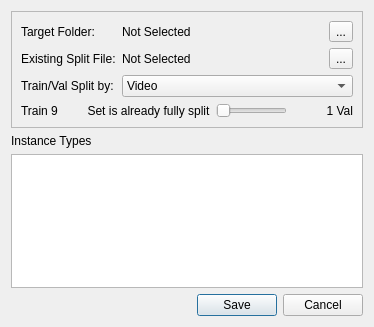
<?xml version="1.0" encoding="UTF-8"?>
<ui version="4.0">
 <class>DYOLOExport</class>
 <widget class="QDialog" name="DYOLOExport">
  <property name="geometry">
   <rect>
    <x>0</x>
    <y>0</y>
    <width>374</width>
    <height>327</height>
   </rect>
  </property>
  <property name="windowTitle">
   <string>Export YOLO Dataset</string>
  </property>
  <layout class="QVBoxLayout" name="verticalLayout">
   <item>
    <widget class="QFrame" name="frame">
     <property name="frameShape">
      <enum>QFrame::StyledPanel</enum>
     </property>
     <property name="frameShadow">
      <enum>QFrame::Raised</enum>
     </property>
     <layout class="QFormLayout" name="formLayout">
      <item row="0" column="0">
       <widget class="QLabel" name="label">
        <property name="text">
         <string>Target Folder:</string>
        </property>
       </widget>
      </item>
      <item row="0" column="1">
       <widget class="QFrame" name="frame_2">
        <property name="frameShape">
         <enum>QFrame::NoFrame</enum>
        </property>
        <property name="frameShadow">
         <enum>QFrame::Raised</enum>
        </property>
        <layout class="QHBoxLayout" name="horizontalLayout">
         <property name="spacing">
          <number>0</number>
         </property>
         <property name="leftMargin">
          <number>0</number>
         </property>
         <property name="topMargin">
          <number>0</number>
         </property>
         <property name="rightMargin">
          <number>0</number>
         </property>
         <property name="bottomMargin">
          <number>0</number>
         </property>
         <item>
          <widget class="QLabel" name="lbl_target_folder">
           <property name="text">
            <string>Not Selected</string>
           </property>
          </widget>
         </item>
         <item>
          <widget class="QToolButton" name="btn_select_target_folder">
           <property name="text">
            <string>...</string>
           </property>
           <property name="icon">
            <iconset theme="folder"/>
           </property>
          </widget>
         </item>
        </layout>
       </widget>
      </item>
      <item row="2" column="0">
       <widget class="QLabel" name="label_3">
        <property name="text">
         <string>Train/Val Split by:</string>
        </property>
       </widget>
      </item>
      <item row="2" column="1">
       <widget class="QComboBox" name="dpd_split_by">
        <item>
         <property name="text">
          <string>Video</string>
         </property>
        </item>
        <item>
         <property name="text">
          <string>Image</string>
         </property>
        </item>
       </widget>
      </item>
      <item row="3" column="0" colspan="2">
       <widget class="QFrame" name="frame_3">
        <property name="frameShape">
         <enum>QFrame::NoFrame</enum>
        </property>
        <property name="frameShadow">
         <enum>QFrame::Raised</enum>
        </property>
        <layout class="QHBoxLayout" name="horizontalLayout_2">
         <property name="leftMargin">
          <number>0</number>
         </property>
         <property name="topMargin">
          <number>0</number>
         </property>
         <property name="rightMargin">
          <number>0</number>
         </property>
         <property name="bottomMargin">
          <number>0</number>
         </property>
         <item>
          <widget class="QLabel" name="lbl_num_train">
           <property name="sizePolicy">
            <sizepolicy hsizetype="Fixed" vsizetype="Preferred">
             <horstretch>0</horstretch>
             <verstretch>0</verstretch>
            </sizepolicy>
           </property>
           <property name="minimumSize">
            <size>
             <width>60</width>
             <height>0</height>
            </size>
           </property>
           <property name="maximumSize">
            <size>
             <width>60</width>
             <height>16777215</height>
            </size>
           </property>
           <property name="text">
            <string>Train 9</string>
           </property>
          </widget>
         </item>
         <item>
          <widget class="QLabel" name="lbl_already_split">
           <property name="sizePolicy">
            <sizepolicy hsizetype="Expanding" vsizetype="Preferred">
             <horstretch>0</horstretch>
             <verstretch>0</verstretch>
            </sizepolicy>
           </property>
           <property name="text">
            <string>Set is already fully split</string>
           </property>
           <property name="alignment">
            <set>Qt::AlignCenter</set>
           </property>
          </widget>
         </item>
         <item>
          <widget class="QSlider" name="sld_split">
           <property name="orientation">
            <enum>Qt::Horizontal</enum>
           </property>
          </widget>
         </item>
         <item>
          <widget class="QLabel" name="lbl_num_val">
           <property name="sizePolicy">
            <sizepolicy hsizetype="Fixed" vsizetype="Preferred">
             <horstretch>0</horstretch>
             <verstretch>0</verstretch>
            </sizepolicy>
           </property>
           <property name="minimumSize">
            <size>
             <width>60</width>
             <height>0</height>
            </size>
           </property>
           <property name="maximumSize">
            <size>
             <width>60</width>
             <height>16777215</height>
            </size>
           </property>
           <property name="text">
            <string>1 Val</string>
           </property>
           <property name="alignment">
            <set>Qt::AlignRight|Qt::AlignTrailing|Qt::AlignVCenter</set>
           </property>
          </widget>
         </item>
        </layout>
       </widget>
      </item>
      <item row="1" column="0">
       <widget class="QLabel" name="label_2">
        <property name="text">
         <string>Existing Split File:</string>
        </property>
       </widget>
      </item>
      <item row="1" column="1">
       <widget class="QFrame" name="frame_4">
        <property name="frameShape">
         <enum>QFrame::NoFrame</enum>
        </property>
        <property name="frameShadow">
         <enum>QFrame::Raised</enum>
        </property>
        <layout class="QHBoxLayout" name="horizontalLayout_3">
         <property name="spacing">
          <number>0</number>
         </property>
         <property name="leftMargin">
          <number>0</number>
         </property>
         <property name="topMargin">
          <number>0</number>
         </property>
         <property name="rightMargin">
          <number>0</number>
         </property>
         <property name="bottomMargin">
          <number>0</number>
         </property>
         <item>
          <widget class="QLabel" name="lbl_split_file">
           <property name="text">
            <string>Not Selected</string>
           </property>
          </widget>
         </item>
         <item>
          <widget class="QToolButton" name="btn_select_split_file">
           <property name="text">
            <string>...</string>
           </property>
           <property name="icon">
            <iconset theme="document-open">
             <normaloff>../../../../../WINDOWS/system32</normaloff>../../../../../WINDOWS/system32</iconset>
           </property>
          </widget>
         </item>
        </layout>
       </widget>
      </item>
     </layout>
    </widget>
   </item>
   <item>
    <widget class="QLabel" name="label_4">
     <property name="sizePolicy">
      <sizepolicy hsizetype="Preferred" vsizetype="Maximum">
       <horstretch>0</horstretch>
       <verstretch>0</verstretch>
      </sizepolicy>
     </property>
     <property name="text">
      <string>Instance Types</string>
     </property>
    </widget>
   </item>
   <item>
    <widget class="QListWidget" name="lst_instance_types"/>
   </item>
   <item>
    <widget class="QDialogButtonBox" name="btnbox">
     <property name="orientation">
      <enum>Qt::Horizontal</enum>
     </property>
     <property name="standardButtons">
      <set>QDialogButtonBox::Cancel|QDialogButtonBox::Save</set>
     </property>
    </widget>
   </item>
  </layout>
 </widget>
 <resources/>
 <connections>
  <connection>
   <sender>btnbox</sender>
   <signal>accepted()</signal>
   <receiver>DYOLOExport</receiver>
   <slot>accept()</slot>
   <hints>
    <hint type="sourcelabel">
     <x>248</x>
     <y>254</y>
    </hint>
    <hint type="destinationlabel">
     <x>157</x>
     <y>274</y>
    </hint>
   </hints>
  </connection>
  <connection>
   <sender>btnbox</sender>
   <signal>rejected()</signal>
   <receiver>DYOLOExport</receiver>
   <slot>reject()</slot>
   <hints>
    <hint type="sourcelabel">
     <x>316</x>
     <y>260</y>
    </hint>
    <hint type="destinationlabel">
     <x>286</x>
     <y>274</y>
    </hint>
   </hints>
  </connection>
 </connections>
</ui>
